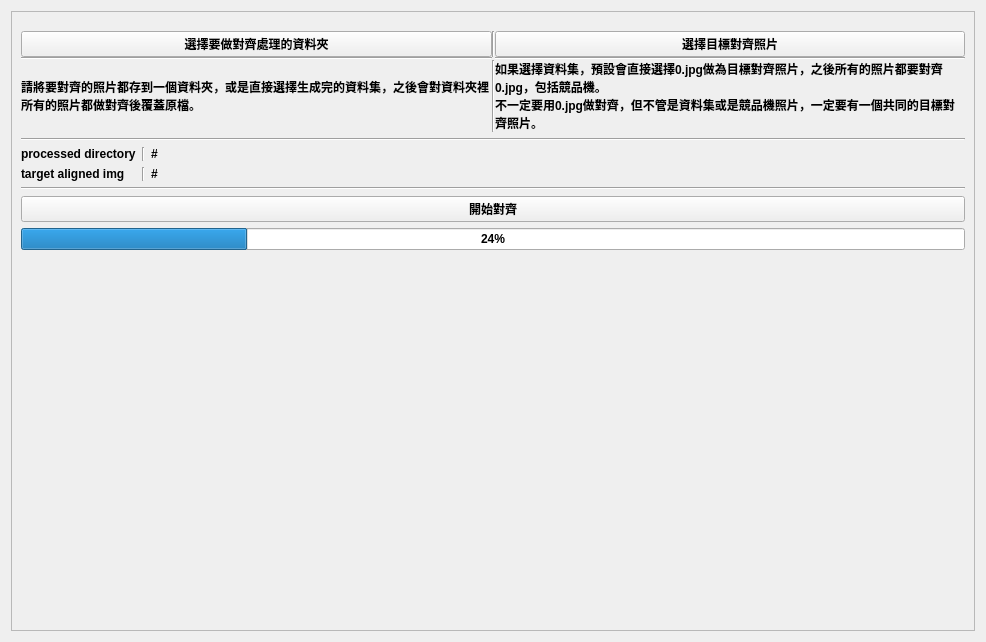
<?xml version="1.0" encoding="UTF-8"?>
<ui version="4.0">
 <class>Form</class>
 <widget class="QWidget" name="Form">
  <property name="geometry">
   <rect>
    <x>0</x>
    <y>0</y>
    <width>986</width>
    <height>642</height>
   </rect>
  </property>
  <property name="windowTitle">
   <string>Form</string>
  </property>
  <property name="styleSheet">
   <string notr="true">font-family:微軟正黑體;
font-weight: bold;</string>
  </property>
  <layout class="QVBoxLayout" name="verticalLayout_2">
   <item>
    <widget class="QScrollArea" name="scrollArea">
     <property name="widgetResizable">
      <bool>true</bool>
     </property>
     <widget class="QWidget" name="scrollAreaWidgetContents">
      <property name="geometry">
       <rect>
        <x>0</x>
        <y>0</y>
        <width>962</width>
        <height>618</height>
       </rect>
      </property>
      <layout class="QVBoxLayout" name="verticalLayout">
       <item>
        <layout class="QGridLayout" name="gridLayout_2" columnstretch="1,0,1">
         <property name="topMargin">
          <number>10</number>
         </property>
         <property name="spacing">
          <number>0</number>
         </property>
         <item row="0" column="2">
          <widget class="QPushButton" name="load_img_btn">
           <property name="text">
            <string>選擇目標對齊照片</string>
           </property>
          </widget>
         </item>
         <item row="0" column="0">
          <widget class="QPushButton" name="load_dir_btn">
           <property name="text">
            <string>選擇要做對齊處理的資料夾</string>
           </property>
          </widget>
         </item>
         <item row="2" column="2">
          <widget class="QLabel" name="label">
           <property name="text">
            <string>如果選擇資料集，預設會直接選擇0.jpg做為目標對齊照片，之後所有的照片都要對齊0.jpg，包括競品機。
不一定要用0.jpg做對齊，但不管是資料集或是競品機照片，一定要有一個共同的目標對齊照片。</string>
           </property>
           <property name="wordWrap">
            <bool>true</bool>
           </property>
           <property name="margin">
            <number>10</number>
           </property>
          </widget>
         </item>
         <item row="2" column="0">
          <widget class="QLabel" name="label_2">
           <property name="text">
            <string>請將要對齊的照片都存到一個資料夾，或是直接選擇生成完的資料集，之後會對資料夾裡所有的照片都做對齊後覆蓋原檔。</string>
           </property>
           <property name="wordWrap">
            <bool>true</bool>
           </property>
           <property name="margin">
            <number>10</number>
           </property>
          </widget>
         </item>
         <item row="2" column="1">
          <widget class="Line" name="line_4">
           <property name="orientation">
            <enum>Qt::Vertical</enum>
           </property>
          </widget>
         </item>
         <item row="0" column="1">
          <widget class="Line" name="line_3">
           <property name="orientation">
            <enum>Qt::Vertical</enum>
           </property>
          </widget>
         </item>
         <item row="1" column="0">
          <widget class="Line" name="line_5">
           <property name="orientation">
            <enum>Qt::Horizontal</enum>
           </property>
          </widget>
         </item>
         <item row="1" column="2">
          <widget class="Line" name="line_6">
           <property name="orientation">
            <enum>Qt::Horizontal</enum>
           </property>
          </widget>
         </item>
        </layout>
       </item>
       <item>
        <widget class="Line" name="line">
         <property name="orientation">
          <enum>Qt::Horizontal</enum>
         </property>
        </widget>
       </item>
       <item>
        <layout class="QGridLayout" name="gridLayout" columnstretch="0,0,1">
         <item row="0" column="0">
          <widget class="QLabel" name="label_3">
           <property name="text">
            <string>processed directory</string>
           </property>
          </widget>
         </item>
         <item row="1" column="2">
          <widget class="QLabel" name="img_label">
           <property name="text">
            <string>#</string>
           </property>
          </widget>
         </item>
         <item row="0" column="2">
          <widget class="QLabel" name="dir_label">
           <property name="text">
            <string>#</string>
           </property>
          </widget>
         </item>
         <item row="1" column="0">
          <widget class="QLabel" name="label_4">
           <property name="text">
            <string>target aligned img</string>
           </property>
          </widget>
         </item>
         <item row="0" column="1">
          <widget class="Line" name="line_7">
           <property name="orientation">
            <enum>Qt::Vertical</enum>
           </property>
          </widget>
         </item>
         <item row="1" column="1">
          <widget class="Line" name="line_8">
           <property name="orientation">
            <enum>Qt::Vertical</enum>
           </property>
          </widget>
         </item>
        </layout>
       </item>
       <item>
        <widget class="Line" name="line_2">
         <property name="orientation">
          <enum>Qt::Horizontal</enum>
         </property>
        </widget>
       </item>
       <item>
        <widget class="QPushButton" name="start_align_btn">
         <property name="text">
          <string>開始對齊</string>
         </property>
        </widget>
       </item>
       <item>
        <widget class="QProgressBar" name="progressBar">
         <property name="value">
          <number>24</number>
         </property>
        </widget>
       </item>
       <item>
        <spacer name="verticalSpacer">
         <property name="orientation">
          <enum>Qt::Vertical</enum>
         </property>
         <property name="sizeHint" stdset="0">
          <size>
           <width>20</width>
           <height>40</height>
          </size>
         </property>
        </spacer>
       </item>
      </layout>
     </widget>
    </widget>
   </item>
  </layout>
 </widget>
 <resources/>
 <connections/>
</ui>
